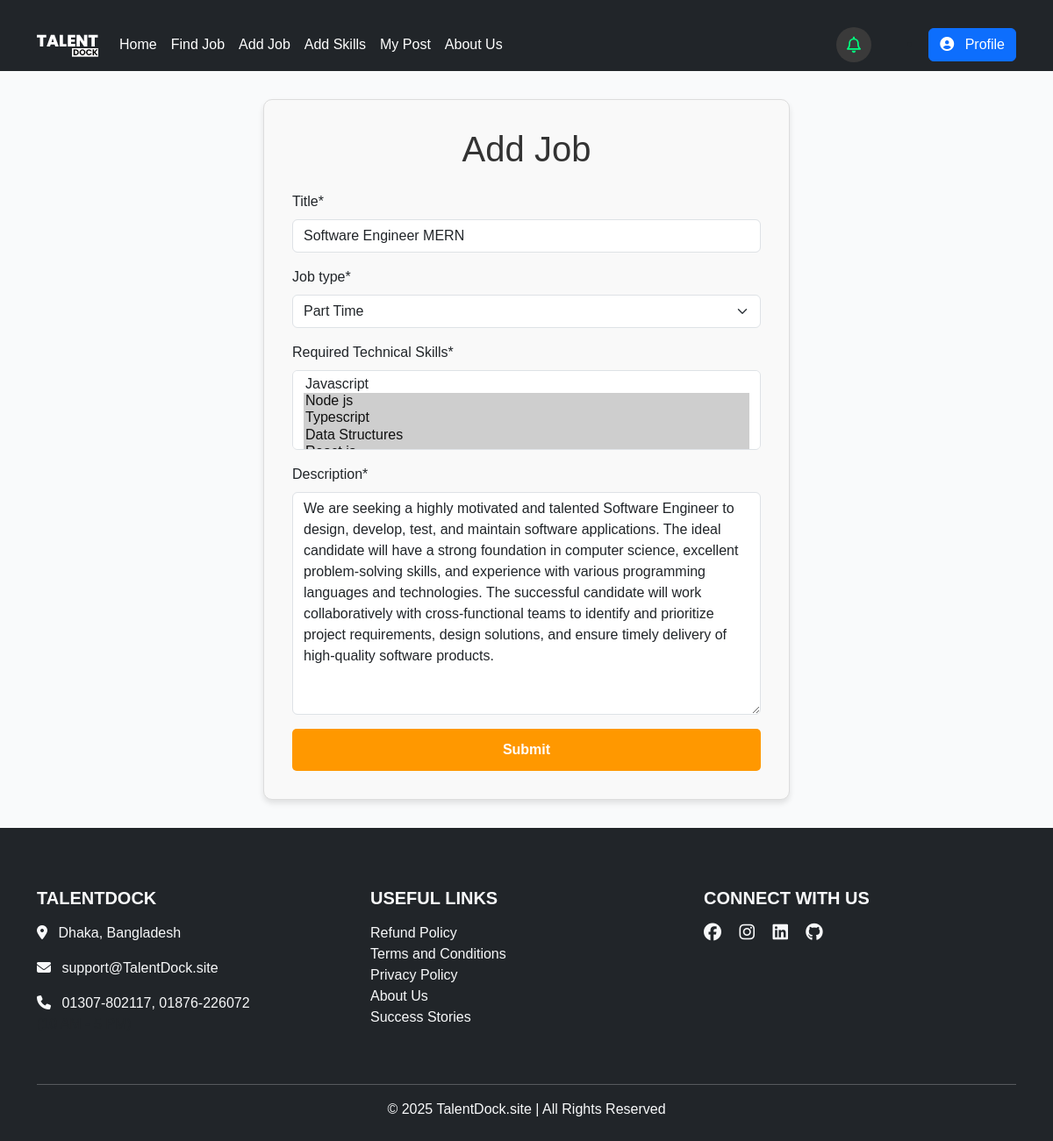
The app's page /edit-job/11/ (signed in) with its own data.
### jobPost/models.py (models this page shows, shortened)
class JobPost(models.Model):
    JOB_TYPES = [
        ('Full Time', 'Full Time'),
        ('Part Time', 'Part Time'),
        ('Contract', 'Contract'),
        ('Internship', 'Internship'),
        ('On-Site', 'On-Site'),
        ('Remote', 'Remote'),
    ]
    STATUS_CHOICES = [
        ('Find', 'Find'),
        ('Not-Find', 'Not-Find'),
    ]
    title = models.CharField(max_length=200)
    job_type = MultiSelectField(choices=JOB_TYPES)
    Required_Technical_Skills = models.ManyToManyField(Categories)
    description = models.TextField()
    posted_on = models.DateTimeField(auto_now_add=True)
    author = models.ForeignKey(User, on_delete=models.CASCADE)
    status = models.CharField(max_length=10, choices=STATUS_CHOICES, default='Not-Find')

### jobPost/views.py (the view, shortened to what this page needs)
# urls.py: path('edit-job/<int:id>/', EditJobPostView.as_view(), name='edit_job'),
@method_decorator(login_required, name='dispatch')
class EditJobPostView(UpdateView):
    model = JobPost
    form_class = JobPostForm
    template_name = 'add_jobPost.html'
    success_url = reverse_lazy('homepage')  # Redirect after successful edit
    pk_url_kwarg = 'id'

### jobPost/forms.py
class JobPostForm(forms.ModelForm):
    class Meta:
        model = JobPost
        exclude = ['author','status']

### Categories/models.py (called while the page is built)
    def __str__(self):
        return self.name

### jobPost/templates/add_jobPost.html (shortened to what this page needs)
{% extends 'base.html' %}
{%  load crispy_forms_tags %}
{% block content %}
<form method="post" class="jonForm" >
    <h1>Add Job</h1>
    {{form | crispy}}
    <button class="btn btn-warning jobbtn">Submit</button>
</form>
{% endblock %}

### templates/style.css (style rules this page uses)
body { font-family: Arial, sans-serif; background-color: #f9fafb; margin: 0; padding: 0; }

### templates/base.html (style rules this page uses)
body { font-family: Arial, sans-serif; background-color: #f9fafb; margin: 0; padding: 0; }

### jobPost/templates/add_jobPost.html (style rules this page uses)
.jonForm { width: 50%; margin: 2rem auto; padding: 2rem; border: 1px solid #ddd; border-radius: 10px; background-color: #f9f9f9; box-shadow: 0 4px 6px rgba(0, 0, 0, 0.1); }
form h1 { text-align: center; color: #333; font-family: 'Arial', sans-serif; margin-bottom: 1.5rem; }
.jobbtn { display: block; width: 100%; padding: 0.75rem; background-color: #ff9800; color: #fff; font-size: 1rem; font-weight: bold; border: none; border-radius: 5px; cursor: pointer; transition: background-color 0.3s ease; }

### records on screen
JobPost: title "Software Engineer MERN", job_type "Part Time", description "We are seeking a highly motivated and talented Software Engineer to design, develop, test, and maintain software applications. The ideal candidate will have a strong foundation in computer science, excellent problem-solving skills, and experience with various programming languages and technologies. The successful candidate will work collaboratively with cross-functional teams to identify and prioritize project requirements, design solutions, and ensure timely delivery of high-quality software products."
